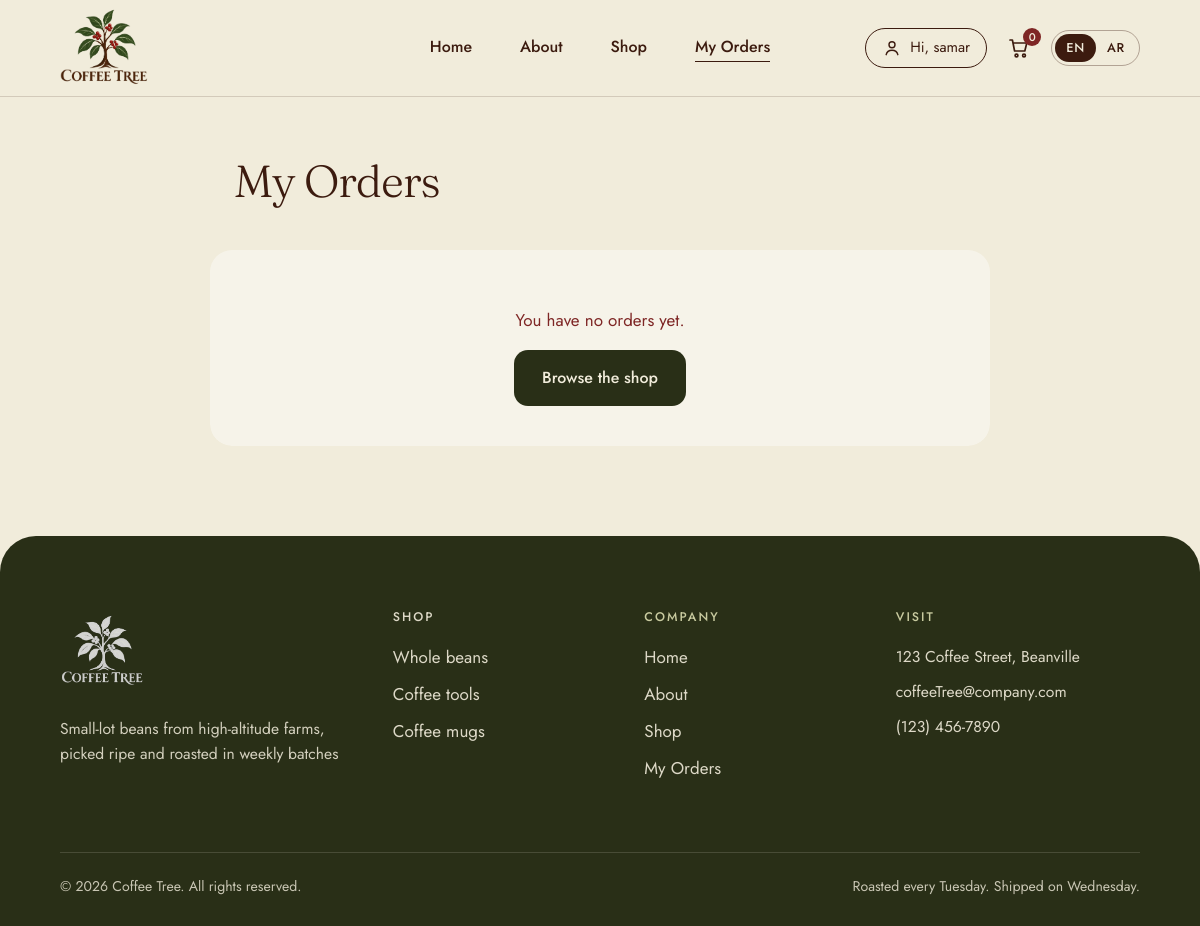
The page /orders/ (signed in) on the database as committed earlier.
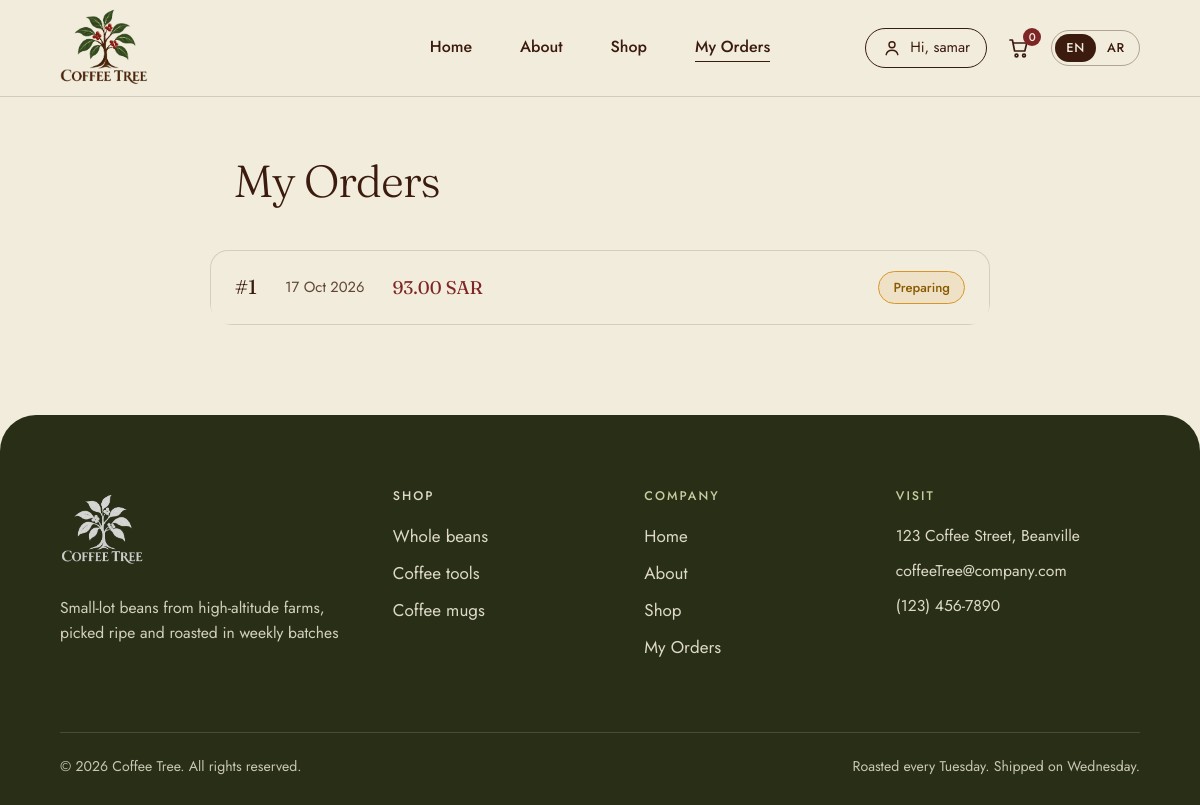
The same page on the database as committed later.
### orders/models.py (models this page shows, shortened)
class Order(models.Model):
    STATUS_CHOICES = [
        ('pending', 'قيد التجهيز'),
        ('delivered', 'تم التوصيل'),
    ]
    user = models.ForeignKey(User, on_delete=models.CASCADE, related_name='orders')
    full_name = models.CharField(max_length=150)
    phone = models.CharField(max_length=20)
    address = models.TextField()
    city = models.CharField(max_length=100)
    shipping_company = models.ForeignKey(ShippingCompany, on_delete=models.PROTECT)
    shipping_cost = models.DecimalField(max_digits=6, decimal_places=2)
    total_price = models.DecimalField(max_digits=10, decimal_places=2)
    status = models.CharField(max_length=20, choices=STATUS_CHOICES, default='pending')
    created_at = models.DateTimeField(auto_now_add=True)

### orders/views.py (the view)
# urls.py: path('', views.orders_view , name='orders'),
def orders_view(request):
    if not request.user.is_authenticated:
       return redirect('login')
    user = request.user
    orders=[]
    if user:
       orders = Order.objects.filter(user=user).order_by('-created_at')
    context = {
        'orders': orders,
    }
    return render(request,'my_orders.html' , context)

### templates/my_orders.html (shortened to what this page needs)
{% load static %}
{% load i18n %}
{% get_current_language as LANGUAGE_CODE %}
{% get_current_language_bidi as IS_RTL %}
<!DOCTYPE html>
<html lang="{{ LANGUAGE_CODE }}" dir="{% if IS_RTL %}rtl{% else %}ltr{% endif %}">
<head>
  <link rel="stylesheet" href="{% static 'css/style.css' %}">
  <link rel="stylesheet" href="{% static 'css/cart.css' %}">
  <link rel="stylesheet" href="{% static 'css/my_orders.css' %}">
  <link rel="stylesheet" href="{% static 'css/rtl.css' %}">
</head>
<body>
  <header class="site-header" id="top">
    <a class="logo" href="{% url 'home' %}" aria-label="{% trans 'Coffee Tree home' %}"><img src="{% static 'image/logo.png' %}"
        alt="{% trans 'Coffee Tree logo' %}"></a>
    <nav class="site-nav" id="siteNav" aria-label="{% trans 'Main' %}">
      <a href="{% url 'home' %}#top">{% trans "Home" %}</a>
      <a href="{% url 'home' %}#about">{% trans "About" %}</a>
      <a href="{% url 'shop' %}">{% trans "Shop" %}</a>
      <a href="{% url 'orders' %}" aria-current="page">{% trans "My Orders" %}</a>
    </nav>
    <div class="header-actions">
      {% if user.is_authenticated %}
        <div class="user-menu">
          <button type="button" class="signin user-toggle" id="userToggle"
                  aria-haspopup="true" aria-expanded="false" aria-controls="userDropdown">
            <svg viewBox="0 0 24 24" aria-hidden="true"><circle cx="12" cy="8" r="3.6"/><path d="M5 20c.8-3.6 3.8-5.4 7-5.4s6.2 1.8 7 5.4"/></svg>
            <span>{% blocktrans with name=user.first_name|default:user.username %}Hi, {{ name }}{% endblocktrans %}</span>
          </button>
        </div>
      {% else %}
        <a class="signin" href="{% url 'login' %}">
          <svg viewBox="0 0 24 24" aria-hidden="true"><circle cx="12" cy="8" r="3.6"/><path d="M5 20c.8-3.6 3.8-5.4 7-5.4s6.2 1.8 7 5.4"/></svg>
          <span>{% trans "Sign in" %}</span>
        </a>
      {% endif %}
      <a class="cart" href="{% if user.is_authenticated %}{% url 'cart' %}{% else %}{% url 'login' %}{% endif %}" aria-label="{% trans 'Cart' %}">
        <svg viewBox="0 0 24 24" aria-hidden="true"><path d="M3 4h2.4l2.2 11h10.2l2-8H6.4"/><circle cx="9.5" cy="19.5" r="1.4"/><circle cx="17" cy="19.5" r="1.4"/></svg>
        <span class="cart-count">0</span>
      </a>
      <form class="lang" action="{% url 'set_language' %}" method="post" role="group" aria-label="{% trans 'Language' %}">
        <button type="submit" name="language" value="en" class="{% if LANGUAGE_CODE == 'en' %}active{% endif %}" aria-pressed="{% if LANGUAGE_CODE == 'en' %}true{% else %}false{% endif %}">EN</button>
        <button type="submit" name="language" value="ar" class="{% if LANGUAGE_CODE == 'ar' %}active{% endif %}" aria-pressed="{% if LANGUAGE_CODE == 'ar' %}true{% else %}false{% endif %}">AR</button>
      </form>
    </div>
  </header>
    <main class="orders-page">
        <section class="cart-box" aria-labelledby="orders-title"
            style="background: transparent; border: none; padding: 0;">
            <h1 class="cart-title" id="orders-title" style="text-align: start; margin-bottom: 24px;">{% trans "My Orders" %}</h1>
            <div class="orders-list">
                {% for order in orders %}
                <div class="order-card">
                    <div class="order-info">
                        <div class="order-id">#{{ order.id }}</div>
                        <div class="order-date">{{ order.created_at|date:"d M Y" }}</div>
                        <div class="order-price">{{ order.total_price }} {% trans "SAR" %}</div>
                    </div>
                    <div class="order-actions">
                        {% if order.status == 'pending' %}
                        <span class="status-badge status-pending">{% trans "Preparing" %}</span>
                        {% else %}
                        <span class="status-badge status-delivered">{% trans "Delivered" %}</span>
                        {% endif %}
                    </div>
                </div>
                {% empty %}
                <div class="cart-box" style="text-align: center; padding: 40px;">
                    <p style="margin-bottom: 16px; color: var(--bow);">{% trans "You have no orders yet." %}</p>
                    <a href="{% url 'shop' %}" class="btn">{% trans "Browse the shop" %}</a>
                </div>
                {% endfor %}
            </div>
        </section>
    </main>
  <footer class="site-footer" id="visit">
    <div class="footer-inner">
      <div class="footer-brand" data-reveal>
        <a class="logo" href="{% url 'home' %}#top" aria-label="{% trans 'Coffee Tree home' %}"><img src="{% static 'image/logo_white.png' %}" alt="{% trans 'Coffee Tree' %}"></a>
        <p>{% trans "Small-lot beans from high-altitude farms, picked ripe and roasted in weekly batches" %}</p>
      </div>
      <nav aria-label="{% trans 'Shop' %}" data-reveal>
        <h3><a href="{% url 'shop' %}">{% trans "Shop" %}</a></h3>
        <ul>
          <li><a href="{% url 'shop' %}#beans">{% trans "Whole beans" %}</a></li>
          <li><a href="{% url 'shop' %}#tools">{% trans "Coffee tools" %}</a></li>
          <li><a href="{% url 'shop' %}#mugs">{% trans "Coffee mugs" %}</a></li>
        </ul>
      </nav>
      <nav aria-label="{% trans 'Company' %}" data-reveal>
        <h3>{% trans "Company" %}</h3>
        <ul>
          <li><a href="{% url 'home' %}#home">{% trans "Home" %}</a></li>
          <li><a href="{% url 'home' %}#about">{% trans "About" %}</a></li>
          <li><a href="{% url 'shop' %}">{% trans "Shop" %}</a></li>
          <li><a href="{% url 'orders' %}">{% trans "My Orders" %}</a></li>
        </ul>
      </nav>
      <div class="footer-visit" data-reveal>
        <h3>{% trans "Visit" %}</h3>
        <p>{% trans "123 Coffee Street, Beanville" %}</p>
        <p>coffeeTree@company.com</p>
        <p>(123) 456-7890</p>
      </div>
    </div>
    <div class="footer-bottom" data-reveal="fade">
      <p>&copy; {% trans "2026 Coffee Tree. All rights reserved." %}</p>
      <p>{% trans "Roasted every Tuesday. Shipped on Wednesday." %}</p>
    </div>
  </footer>
</body>
</html>

### static/css/cart.css (style rules this page uses)
.cart-box { background: rgba(255, 255, 255, 0.4); border: 1px solid var(--line); border-radius: 22px; overflow: hidden; animation: rise .8s var(--ease) both; }
.cart-title { margin: 0; padding: 22px 24px; text-align: center; font-size: clamp(1.9rem, 4vw, 2.8rem); border-bottom: 1px solid var(--line); }

### static/css/my_orders.css (style rules this page uses)
.orders-page { max-width: 900px; margin: 0 auto; padding: 40px var(--pad-x) 90px; }
.orders-list { display: flex; flex-direction: column; gap: 16px; margin-top: 24px; }
.order-card { display: flex; align-items: center; justify-content: space-between; flex-wrap: wrap; gap: 16px; background: var(--bg); border: 1px solid rgba(60, 27, 15, 0.15); border-radius: 18px; padding: 20px 24px; transition: transform var(--t-fast) var(--ease), box-shadow var(--t-fast) var(--ease); }
.order-info { display: flex; align-items: center; gap: 28px; flex-wrap: wrap; }
.order-id { font-family: "Fraunces", Georgia, serif; font-size: 1.25rem; color: var(--ink); }
.order-date { font-size: 0.92rem; opacity: 0.8; }
.order-price { font-family: "Fraunces", Georgia, serif; font-size: 1.15rem; color: var(--bow); }
.order-actions { display: flex; align-items: center; gap: 20px; }
.status-badge { display: inline-block; padding: 5px 14px; border: 1px solid var(--ink); border-radius: 999px; font-size: 0.82rem; font-weight: 500; text-align: center; }
.status-pending { background: rgba(216, 150, 42, 0.12); border-color: #d8962a; color: #8a5a00; }

Rows that differ between the two databases and show on the page:
added Order: id "1", created_at "17 Oct 2026", total_price "93.00"
Other text that changed with them:
text no longer shown: "You have no orders yet. Browse the shop"
